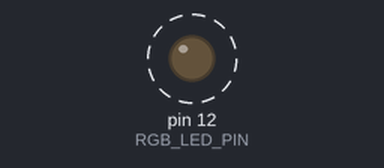
Recording of a sketch running on a simulated Arduino Uno, built with avr-gcc and run on an emulated ATmega328P. Parts: output pins drawn as LEDs (lit = HIGH). Dashed ring = blinking.

Above: at 0.06 s.
Timing chart, 0 to 3.0 s (numbered marks = the images above):
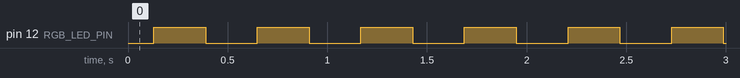

Measured:
- by itself, pin 12 (RGB_LED_PIN): alternates HIGH for 0.26 s and LOW for 0.26 s

The sketch:

sketch_transition_rgb_led.ino
```cpp
#include <Arduino.h>

#define RGB_LED_PIN 12  // Use a PWM-capable pin like GPIO 12 (D6)

void setup() {
    pinMode(RGB_LED_PIN, OUTPUT);
}

void loop() {
    // Smooth color fading effect
    for (int i = 0; i < 256; i++) {
        analogWrite(RGB_LED_PIN, i);  // Increase brightness
        delay(1);
    }
    for (int i = 255; i >= 0; i--) {
        analogWrite(RGB_LED_PIN, i);  // Decrease brightness
        delay(1);
    }
}
```
